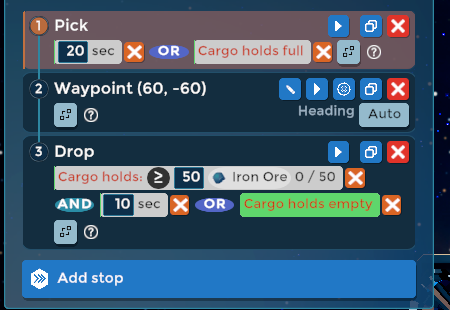
#> input picture plugins/ff-agents/skills/unity-ui/tests/fixtures/w1334r1-stop-list.png, 450 x 310 px
$ python grade_event_frame.py ../unity-ui/tests/fixtures/w1334r1-stop-list.png out.png
#> lines starting #> are read from the running program, lines starting #| are printed output that depends on the picture
"""Grade a real frame before compose_event_cover.py (w1047: Ben's pick, option C, regraded). Ordinary filters only, no generation.

    python enhance.py <in.png> <out.png> [--sat 1.35] [--contrast 1.08] [--despark 0..1] [--black 18] [--gamma 1.0]

--despark replaces small bright, pale streaks (the outward sparks) with the local median, so the ring and the
hole read clearly; the ring itself survives because its median is bright too, and single-pixel stars survive the
mask's opening. --black pulls the darkest values down (a deeper centre), --sat / --contrast are PIL enhancers.
"""
import argparse

import numpy as np
from PIL import Image, ImageEnhance, ImageFilter

ap = argparse.ArgumentParser()
ap.add_argument("src")
ap.add_argument("dst")
ap.add_argument("--sat", type=float, default=1.35)
ap.add_argument("--contrast", type=float, default=1.08)
ap.add_argument("--despark", type=float, default=0.0)
ap.add_argument("--black", type=int, default=0)
ap.add_argument("--gamma", type=float, default=1.0)
ap.add_argument("--hole", default="", help="x,y seed inside the black hole (full-frame px): darken the inside of the ring")
ap.add_argument("--hole-dark", type=float, default=0.75)
a = ap.parse_args()

im = Image.open(a.src).convert("RGB")
#> im is the input picture: PIL image 450x310 RGB; mean R, G, B 61.1, 87.5, 108.7
if a.despark > 0:
    med = im.filter(ImageFilter.MedianFilter(21))
    x = np.asarray(im).astype(np.float32)
    m = np.asarray(med).astype(np.float32)
    lum = x.mean(axis=2)
    mlum = m.mean(axis=2)
    sat = x.max(axis=2) - x.min(axis=2)
    spark = ((lum - mlum) > 22) & (sat < 110 + 0.3 * lum)
    mask = Image.fromarray((spark * 255).astype(np.uint8))
    mask = mask.filter(ImageFilter.MaxFilter(7)).filter(ImageFilter.GaussianBlur(2))
    k = (np.asarray(mask).astype(np.float32) / 255.0 * a.despark)[..., None]
    x = x * (1 - k) + m * k
    im = Image.fromarray(np.clip(x, 0, 255).astype(np.uint8))
if a.hole:
    from scipy import ndimage
    sx, sy = map(int, a.hole.split(","))
    x = np.asarray(im).astype(np.float32)
    lum = x.mean(axis=2)
    lab, _ = ndimage.label(ndimage.binary_opening(lum < 95, iterations=2))
    inside = ndimage.binary_fill_holes(lab == lab[sy, sx])
    inside = ndimage.binary_erosion(inside, iterations=6)
    soft = np.asarray(Image.fromarray((inside * 255).astype(np.uint8)).filter(ImageFilter.GaussianBlur(28))).astype(np.float32) / 255
    k = (soft * a.hole_dark)[..., None]
    x = x * (1 - k) + np.array([2, 3, 10], np.float32) * k
    im = Image.fromarray(np.clip(x, 0, 255).astype(np.uint8))
    print("hole px", int(inside.sum()))
im = ImageEnhance.Color(im).enhance(a.sat)
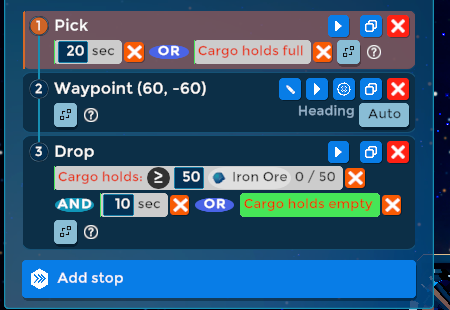
#> im: PIL image 450x310 RGB; mean R, G, B 53.6, 89, 117.7
im = ImageEnhance.Contrast(im).enhance(a.contrast)
if a.black or a.gamma != 1.0:
    lut = []
    for v in range(256):
        t = max(0.0, (v - a.black) / (255 - a.black))
        lut.append(int(round(255 * t ** a.gamma)))
    im = im.point(lut * 3)
im.save(a.dst)

$ run again, on plugins/ff-agents/skills/unity-ui/tests/fixtures/w1386-docked-lamp-still.png
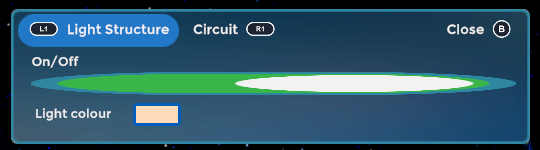
#> input picture plugins/ff-agents/skills/unity-ui/tests/fixtures/w1386-docked-lamp-still.png, 540 x 150 px
#> im is the input picture: PIL image 540x150 RGB; mean R, G, B 46.9, 86.1, 104.6
#> `im = ImageEnhance.Color(im).enhance(a.sat)`:
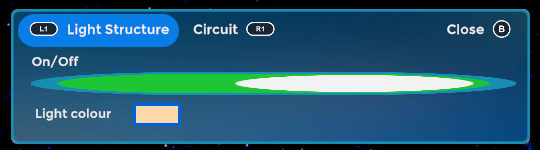
#> im: PIL image 540x150 RGB; mean R, G, B 36.1, 89, 114

$ run again, on plugins/ff-agents/skills/unity-ui/tests/fixtures/w1761r3-calculations-editor.png
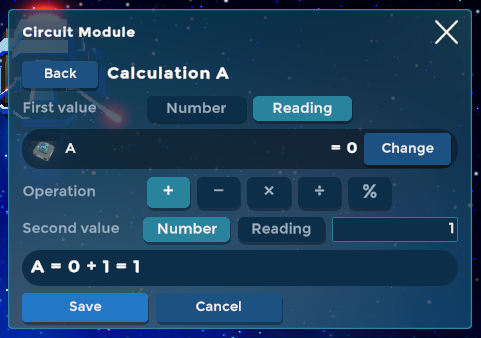
#> input picture plugins/ff-agents/skills/unity-ui/tests/fixtures/w1761r3-calculations-editor.png, 481 x 338 px
#> im is the input picture: PIL image 481x338 RGB; mean R, G, B 28.7, 63.6, 94.2
#> `im = ImageEnhance.Color(im).enhance(a.sat)`:
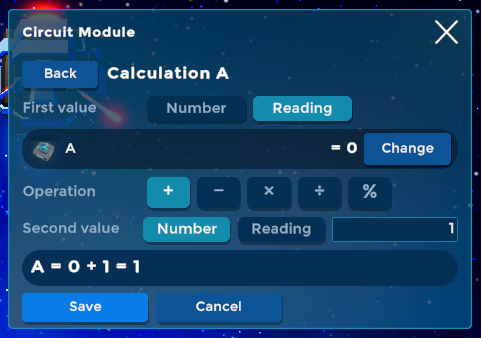
#> im: PIL image 481x338 RGB; mean R, G, B 18.8, 65.6, 106.8
